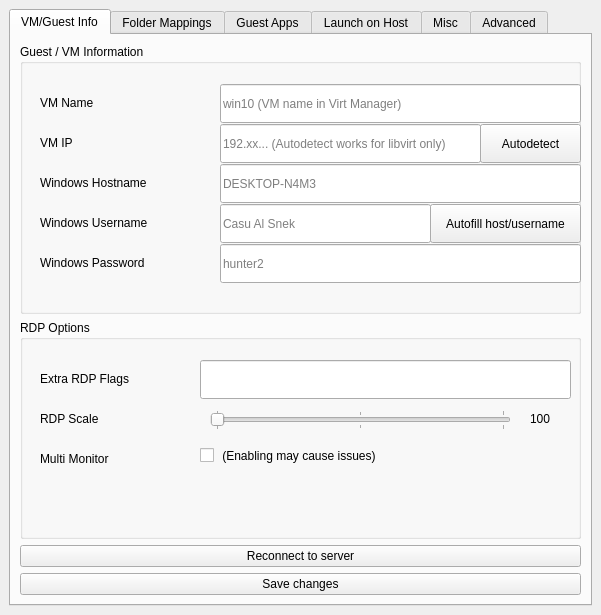
<?xml version="1.0" encoding="UTF-8"?>
<ui version="4.0">
 <class>MainWindow</class>
 <widget class="QMainWindow" name="MainWindow">
  <property name="geometry">
   <rect>
    <x>0</x>
    <y>0</y>
    <width>601</width>
    <height>615</height>
   </rect>
  </property>
  <property name="minimumSize">
   <size>
    <width>600</width>
    <height>615</height>
   </size>
  </property>
  <property name="windowTitle">
   <string>Cassowary configuration (Linux)</string>
  </property>
  <property name="windowIcon">
   <iconset theme="desktop">
    <normaloff>.</normaloff>.</iconset>
  </property>
  <widget class="QWidget" name="centralwidget">
   <layout class="QVBoxLayout" name="verticalLayout_2">
    <item>
     <widget class="QTabWidget" name="main_tabs">
      <property name="currentIndex">
       <number>0</number>
      </property>
      <widget class="QWidget" name="tab_info">
       <attribute name="title">
        <string>VM/Guest Info</string>
       </attribute>
       <layout class="QVBoxLayout" name="verticalLayout_6">
        <item>
         <widget class="QGroupBox" name="groupBox_2">
          <property name="sizePolicy">
           <sizepolicy hsizetype="Preferred" vsizetype="Minimum">
            <horstretch>0</horstretch>
            <verstretch>0</verstretch>
           </sizepolicy>
          </property>
          <property name="minimumSize">
           <size>
            <width>530</width>
            <height>270</height>
           </size>
          </property>
          <property name="title">
           <string>Guest / VM Information</string>
          </property>
          <widget class="QLabel" name="lb_hostname">
           <property name="geometry">
            <rect>
             <x>20</x>
             <y>130</y>
             <width>171</width>
             <height>17</height>
            </rect>
           </property>
           <property name="text">
            <string>Windows Hostname</string>
           </property>
          </widget>
          <widget class="QLabel" name="lb_username">
           <property name="geometry">
            <rect>
             <x>20</x>
             <y>170</y>
             <width>171</width>
             <height>17</height>
            </rect>
           </property>
           <property name="text">
            <string>Windows Username </string>
           </property>
          </widget>
          <widget class="QLabel" name="lp_password">
           <property name="geometry">
            <rect>
             <x>20</x>
             <y>210</y>
             <width>171</width>
             <height>17</height>
            </rect>
           </property>
           <property name="text">
            <string>Windows Password </string>
           </property>
          </widget>
          <widget class="QLabel" name="lb_vmname">
           <property name="geometry">
            <rect>
             <x>20</x>
             <y>50</y>
             <width>111</width>
             <height>17</height>
            </rect>
           </property>
           <property name="text">
            <string>VM Name </string>
           </property>
          </widget>
          <widget class="QLabel" name="lb_vmip">
           <property name="geometry">
            <rect>
             <x>20</x>
             <y>90</y>
             <width>171</width>
             <height>17</height>
            </rect>
           </property>
           <property name="text">
            <string>VM IP</string>
           </property>
          </widget>
          <widget class="QPushButton" name="btn_ipautodetect">
           <property name="geometry">
            <rect>
             <x>460</x>
             <y>80</y>
             <width>101</width>
             <height>39</height>
            </rect>
           </property>
           <property name="text">
            <string>Autodetect</string>
           </property>
          </widget>
          <widget class="QLineEdit" name="inp_hostname">
           <property name="geometry">
            <rect>
             <x>200</x>
             <y>120</y>
             <width>361</width>
             <height>39</height>
            </rect>
           </property>
           <property name="text">
            <string/>
           </property>
           <property name="placeholderText">
            <string>DESKTOP-N4M3</string>
           </property>
          </widget>
          <widget class="QLineEdit" name="inp_username">
           <property name="geometry">
            <rect>
             <x>200</x>
             <y>160</y>
             <width>211</width>
             <height>39</height>
            </rect>
           </property>
           <property name="text">
            <string/>
           </property>
           <property name="placeholderText">
            <string>Casu Al Snek</string>
           </property>
          </widget>
          <widget class="QLineEdit" name="inp_password">
           <property name="geometry">
            <rect>
             <x>200</x>
             <y>200</y>
             <width>361</width>
             <height>39</height>
            </rect>
           </property>
           <property name="text">
            <string/>
           </property>
           <property name="echoMode">
            <enum>QLineEdit::Normal</enum>
           </property>
           <property name="placeholderText">
            <string>hunter2</string>
           </property>
           <property name="cursorMoveStyle">
            <enum>Qt::LogicalMoveStyle</enum>
           </property>
           <property name="clearButtonEnabled">
            <bool>true</bool>
           </property>
          </widget>
          <widget class="QLineEdit" name="inp_vmname">
           <property name="geometry">
            <rect>
             <x>200</x>
             <y>40</y>
             <width>361</width>
             <height>39</height>
            </rect>
           </property>
           <property name="text">
            <string/>
           </property>
           <property name="placeholderText">
            <string>win10 (VM name in Virt Manager)</string>
           </property>
          </widget>
          <widget class="QLineEdit" name="inp_vmip">
           <property name="geometry">
            <rect>
             <x>200</x>
             <y>80</y>
             <width>261</width>
             <height>39</height>
            </rect>
           </property>
           <property name="text">
            <string/>
           </property>
           <property name="placeholderText">
            <string>192.xx... (Autodetect works for libvirt only)</string>
           </property>
          </widget>
          <widget class="QPushButton" name="btn_autofill">
           <property name="geometry">
            <rect>
             <x>410</x>
             <y>160</y>
             <width>151</width>
             <height>39</height>
            </rect>
           </property>
           <property name="text">
            <string>Autofill host/username</string>
           </property>
          </widget>
         </widget>
        </item>
        <item>
         <widget class="QGroupBox" name="groupBox_3">
          <property name="minimumSize">
           <size>
            <width>0</width>
            <height>170</height>
           </size>
          </property>
          <property name="title">
           <string>RDP Options</string>
          </property>
          <widget class="QLineEdit" name="inp_rdpflags">
           <property name="geometry">
            <rect>
             <x>180</x>
             <y>40</y>
             <width>371</width>
             <height>39</height>
            </rect>
           </property>
           <property name="clearButtonEnabled">
            <bool>true</bool>
           </property>
          </widget>
          <widget class="QLabel" name="lb_rdpflags">
           <property name="geometry">
            <rect>
             <x>20</x>
             <y>50</y>
             <width>121</width>
             <height>17</height>
            </rect>
           </property>
           <property name="text">
            <string>Extra RDP Flags </string>
           </property>
          </widget>
          <widget class="QLabel" name="lb_rdpmultimon">
           <property name="geometry">
            <rect>
             <x>20</x>
             <y>130</y>
             <width>121</width>
             <height>17</height>
            </rect>
           </property>
           <property name="text">
            <string>Multi Monitor</string>
           </property>
          </widget>
          <widget class="QCheckBox" name="inp_rdpmultimon">
           <property name="geometry">
            <rect>
             <x>180</x>
             <y>120</y>
             <width>231</width>
             <height>31</height>
            </rect>
           </property>
           <property name="text">
            <string> (Enabling may cause issues)</string>
           </property>
          </widget>
          <widget class="QLabel" name="lb_rdp_scale">
           <property name="geometry">
            <rect>
             <x>20</x>
             <y>90</y>
             <width>91</width>
             <height>17</height>
            </rect>
           </property>
           <property name="text">
            <string>RDP Scale</string>
           </property>
          </widget>
          <widget class="QSlider" name="inp_rdpscale">
           <property name="geometry">
            <rect>
             <x>190</x>
             <y>90</y>
             <width>301</width>
             <height>20</height>
            </rect>
           </property>
           <property name="minimum">
            <number>0</number>
           </property>
           <property name="maximum">
            <number>2</number>
           </property>
           <property name="pageStep">
            <number>1</number>
           </property>
           <property name="orientation">
            <enum>Qt::Horizontal</enum>
           </property>
           <property name="tickPosition">
            <enum>QSlider::TicksBothSides</enum>
           </property>
          </widget>
          <widget class="QLabel" name="lbl_rdpscalevalue">
           <property name="geometry">
            <rect>
             <x>510</x>
             <y>90</y>
             <width>31</width>
             <height>17</height>
            </rect>
           </property>
           <property name="text">
            <string>100</string>
           </property>
          </widget>
         </widget>
        </item>
        <item>
         <widget class="QPushButton" name="btn_reconnect">
          <property name="text">
           <string>Reconnect to server</string>
          </property>
         </widget>
        </item>
        <item>
         <widget class="QPushButton" name="btn_savegconf">
          <property name="text">
           <string>Save changes</string>
          </property>
         </widget>
        </item>
       </layout>
      </widget>
      <widget class="QWidget" name="tab_mapping">
       <attribute name="title">
        <string>Folder Mappings</string>
       </attribute>
       <layout class="QVBoxLayout" name="verticalLayout">
        <item>
         <widget class="QTabWidget" name="tab_mappings0">
          <property name="currentIndex">
           <number>0</number>
          </property>
          <widget class="QWidget" name="tab_mappings02">
           <attribute name="title">
            <string>Windows -&gt; Linux</string>
           </attribute>
           <layout class="QVBoxLayout" name="verticalLayout_4">
            <item>
             <widget class="QLabel" name="lb_mapw2linfo">
              <property name="text">
               <string>Directories from host that are shared to guest. 
(Files from disabled location cannot be launched on launched on windows.</string>
              </property>
              <property name="wordWrap">
               <bool>true</bool>
              </property>
             </widget>
            </item>
            <item>
             <widget class="QTableWidget" name="tbl_shares">
              <property name="sizeAdjustPolicy">
               <enum>QAbstractScrollArea::AdjustToContents</enum>
              </property>
              <property name="editTriggers">
               <set>QAbstractItemView::NoEditTriggers</set>
              </property>
              <property name="showDropIndicator" stdset="0">
               <bool>true</bool>
              </property>
              <property name="alternatingRowColors">
               <bool>true</bool>
              </property>
              <property name="showGrid">
               <bool>false</bool>
              </property>
              <property name="wordWrap">
               <bool>false</bool>
              </property>
              <property name="cornerButtonEnabled">
               <bool>false</bool>
              </property>
              <attribute name="horizontalHeaderCascadingSectionResizes">
               <bool>false</bool>
              </attribute>
              <attribute name="horizontalHeaderHighlightSections">
               <bool>false</bool>
              </attribute>
              <attribute name="horizontalHeaderStretchLastSection">
               <bool>true</bool>
              </attribute>
              <attribute name="verticalHeaderHighlightSections">
               <bool>false</bool>
              </attribute>
              <attribute name="verticalHeaderStretchLastSection">
               <bool>false</bool>
              </attribute>
              <column>
               <property name="text">
                <string>Drive</string>
               </property>
              </column>
              <column>
               <property name="text">
                <string>UNC Path</string>
               </property>
              </column>
              <column>
               <property name="text">
                <string>Status</string>
               </property>
              </column>
              <column>
               <property name="text">
                <string>Action</string>
               </property>
              </column>
             </widget>
            </item>
            <item>
             <widget class="QFrame" name="frame_mountbtns">
              <property name="frameShape">
               <enum>QFrame::StyledPanel</enum>
              </property>
              <property name="frameShadow">
               <enum>QFrame::Raised</enum>
              </property>
              <layout class="QHBoxLayout" name="horizontalLayout_2">
               <item>
                <widget class="QPushButton" name="btn_mountall">
                 <property name="text">
                  <string>Mount All</string>
                 </property>
                </widget>
               </item>
               <item>
                <widget class="QPushButton" name="btn_unmountall">
                 <property name="text">
                  <string>Unmount All</string>
                 </property>
                </widget>
               </item>
              </layout>
             </widget>
            </item>
            <item>
             <widget class="QPushButton" name="btn_newshare">
              <property name="text">
               <string>Create New Share</string>
              </property>
             </widget>
            </item>
           </layout>
          </widget>
          <widget class="QWidget" name="tab_mappings01">
           <attribute name="title">
            <string>Linux -&gt; Windows</string>
           </attribute>
           <layout class="QVBoxLayout" name="verticalLayout_3">
            <item>
             <widget class="QLabel" name="lb_mapl2winfo">
              <property name="text">
               <string>Directories from host that are shared to guest. 
(Files from disabled location cannot be launched on launched on windows.

 Note that only directories inside of 'Shared linux root directory' from advanced tab can be mapped from this menu</string>
              </property>
              <property name="wordWrap">
               <bool>true</bool>
              </property>
             </widget>
            </item>
            <item>
             <widget class="QTableWidget" name="tbl_maps">
              <property name="sizeAdjustPolicy">
               <enum>QAbstractScrollArea::AdjustToContents</enum>
              </property>
              <property name="editTriggers">
               <set>QAbstractItemView::NoEditTriggers</set>
              </property>
              <property name="showDropIndicator" stdset="0">
               <bool>true</bool>
              </property>
              <property name="alternatingRowColors">
               <bool>true</bool>
              </property>
              <property name="showGrid">
               <bool>false</bool>
              </property>
              <property name="wordWrap">
               <bool>false</bool>
              </property>
              <property name="cornerButtonEnabled">
               <bool>false</bool>
              </property>
              <attribute name="horizontalHeaderCascadingSectionResizes">
               <bool>false</bool>
              </attribute>
              <attribute name="horizontalHeaderHighlightSections">
               <bool>false</bool>
              </attribute>
              <attribute name="horizontalHeaderStretchLastSection">
               <bool>true</bool>
              </attribute>
              <attribute name="verticalHeaderHighlightSections">
               <bool>false</bool>
              </attribute>
              <attribute name="verticalHeaderStretchLastSection">
               <bool>false</bool>
              </attribute>
              <column>
               <property name="text">
                <string>Local Path</string>
               </property>
              </column>
              <column>
               <property name="text">
                <string>Network Path</string>
               </property>
              </column>
              <column>
               <property name="text">
                <string>Mapped to</string>
               </property>
              </column>
              <column>
               <property name="text">
                <string>Action</string>
               </property>
              </column>
             </widget>
            </item>
            <item>
             <widget class="QLabel" name="lb_notemap">
              <property name="text">
               <string>Shared linux root directory set on advanced tab is always mapped to Z:\</string>
              </property>
             </widget>
            </item>
            <item>
             <widget class="QPushButton" name="btn_newmap">
              <property name="text">
               <string>Create New Map</string>
              </property>
             </widget>
            </item>
           </layout>
          </widget>
         </widget>
        </item>
       </layout>
      </widget>
      <widget class="QWidget" name="tab_apps">
       <attribute name="title">
        <string>Guest Apps</string>
       </attribute>
       <layout class="QVBoxLayout" name="verticalLayout_5">
        <item>
         <widget class="QLabel" name="lb_guestapp">
          <property name="text">
           <string>Create shortcuts for windows applications</string>
          </property>
         </widget>
        </item>
        <item>
         <widget class="QTableWidget" name="tbl_installedapps">
          <property name="editTriggers">
           <set>QAbstractItemView::NoEditTriggers</set>
          </property>
          <property name="selectionMode">
           <enum>QAbstractItemView::NoSelection</enum>
          </property>
          <property name="wordWrap">
           <bool>false</bool>
          </property>
          <attribute name="horizontalHeaderHighlightSections">
           <bool>false</bool>
          </attribute>
          <attribute name="horizontalHeaderStretchLastSection">
           <bool>true</bool>
          </attribute>
          <attribute name="verticalHeaderHighlightSections">
           <bool>false</bool>
          </attribute>
          <column>
           <property name="text">
            <string>Name</string>
           </property>
          </column>
          <column>
           <property name="text">
            <string>Version</string>
           </property>
          </column>
          <column>
           <property name="text">
            <string>Action</string>
           </property>
          </column>
         </widget>
        </item>
        <item>
         <widget class="QPushButton" name="btn_scanapp">
          <property name="text">
           <string>Scan Installed Apps</string>
          </property>
         </widget>
        </item>
       </layout>
      </widget>
      <widget class="QWidget" name="tab_associations">
       <attribute name="title">
        <string>Launch on Host</string>
       </attribute>
       <layout class="QVBoxLayout" name="verticalLayout_7">
        <item>
         <widget class="QLabel" name="label_11">
          <property name="text">
           <string>The files extensions set here are opened with your linux host applications if they are opened
or double click on host system. 
If you add &quot;jpg&quot; here, it will use your linux image viewer instead of windows image viewer even if it wa opened in windows</string>
          </property>
         </widget>
        </item>
        <item>
         <widget class="QTableWidget" name="tbl_associations">
          <property name="editTriggers">
           <set>QAbstractItemView::NoEditTriggers</set>
          </property>
          <property name="selectionMode">
           <enum>QAbstractItemView::NoSelection</enum>
          </property>
          <property name="wordWrap">
           <bool>false</bool>
          </property>
          <attribute name="horizontalHeaderHighlightSections">
           <bool>false</bool>
          </attribute>
          <attribute name="horizontalHeaderStretchLastSection">
           <bool>false</bool>
          </attribute>
          <attribute name="verticalHeaderHighlightSections">
           <bool>false</bool>
          </attribute>
          <column>
           <property name="text">
            <string>File extension</string>
           </property>
          </column>
          <column>
           <property name="text">
            <string>Action</string>
           </property>
          </column>
         </widget>
        </item>
        <item>
         <widget class="QFrame" name="frame">
          <property name="frameShape">
           <enum>QFrame::StyledPanel</enum>
          </property>
          <property name="frameShadow">
           <enum>QFrame::Raised</enum>
          </property>
          <layout class="QHBoxLayout" name="horizontalLayout">
           <item>
            <widget class="QLineEdit" name="btn_fileformat">
             <property name="placeholderText">
              <string>png (Type a file extension without dot '.' )</string>
             </property>
            </widget>
           </item>
           <item>
            <widget class="QPushButton" name="btn_newassoc">
             <property name="text">
              <string>Add new association</string>
             </property>
            </widget>
           </item>
          </layout>
         </widget>
        </item>
       </layout>
      </widget>
      <widget class="QWidget" name="tab_misc">
       <attribute name="title">
        <string>Misc</string>
       </attribute>
       <layout class="QVBoxLayout" name="verticalLayout_8">
        <item>
         <widget class="QLabel" name="label">
          <property name="maximumSize">
           <size>
            <width>16777215</width>
            <height>20</height>
           </size>
          </property>
          <property name="text">
           <string>Buttons to perform basic function and fix some errors</string>
          </property>
         </widget>
        </item>
        <item>
         <widget class="QFrame" name="frame_2">
          <property name="frameShape">
           <enum>QFrame::StyledPanel</enum>
          </property>
          <property name="frameShadow">
           <enum>QFrame::Raised</enum>
          </property>
          <widget class="QPushButton" name="btn_killfreerdp">
           <property name="geometry">
            <rect>
             <x>390</x>
             <y>20</y>
             <width>171</width>
             <height>39</height>
            </rect>
           </property>
           <property name="text">
            <string>Kill FreeRDP</string>
           </property>
          </widget>
          <widget class="QLabel" name="label_2">
           <property name="geometry">
            <rect>
             <x>20</x>
             <y>30</y>
             <width>361</width>
             <height>17</height>
            </rect>
           </property>
           <property name="text">
            <string>Apps are glitchy and wont work</string>
           </property>
          </widget>
          <widget class="QLabel" name="label_3">
           <property name="geometry">
            <rect>
             <x>20</x>
             <y>70</y>
             <width>361</width>
             <height>17</height>
            </rect>
           </property>
           <property name="text">
            <string>Launch full RDP session</string>
           </property>
          </widget>
          <widget class="QPushButton" name="btn_fullrdp">
           <property name="geometry">
            <rect>
             <x>390</x>
             <y>60</y>
             <width>171</width>
             <height>39</height>
            </rect>
           </property>
           <property name="text">
            <string>Launch</string>
           </property>
          </widget>
          <widget class="QLabel" name="label_4">
           <property name="geometry">
            <rect>
             <x>20</x>
             <y>110</y>
             <width>361</width>
             <height>17</height>
            </rect>
           </property>
           <property name="text">
            <string>Force Reboot VM</string>
           </property>
          </widget>
          <widget class="QPushButton" name="btn_restart">
           <property name="geometry">
            <rect>
             <x>390</x>
             <y>100</y>
             <width>171</width>
             <height>39</height>
            </rect>
           </property>
           <property name="text">
            <string>Reboot</string>
           </property>
          </widget>
          <widget class="QLabel" name="label_5">
           <property name="geometry">
            <rect>
             <x>20</x>
             <y>230</y>
             <width>361</width>
             <height>17</height>
            </rect>
           </property>
           <property name="text">
            <string>Close active session</string>
           </property>
          </widget>
          <widget class="QPushButton" name="btn_closesessions">
           <property name="geometry">
            <rect>
             <x>390</x>
             <y>220</y>
             <width>171</width>
             <height>41</height>
            </rect>
           </property>
           <property name="text">
            <string>Close session</string>
           </property>
          </widget>
          <widget class="QPushButton" name="btn_serverstop">
           <property name="geometry">
            <rect>
             <x>390</x>
             <y>180</y>
             <width>171</width>
             <height>41</height>
            </rect>
           </property>
           <property name="text">
            <string>Stop</string>
           </property>
          </widget>
          <widget class="QLabel" name="label_6">
           <property name="geometry">
            <rect>
             <x>20</x>
             <y>190</y>
             <width>371</width>
             <height>17</height>
            </rect>
           </property>
           <property name="text">
            <string>Stop server</string>
           </property>
          </widget>
          <widget class="QLabel" name="label_7">
           <property name="geometry">
            <rect>
             <x>20</x>
             <y>460</y>
             <width>521</width>
             <height>41</height>
            </rect>
           </property>
           <property name="text">
            <string>Use apps from Windows Store only in full RDP session if possible, 
App like Windows 10's Photoviewer will generate a lot of glitches.</string>
           </property>
           <property name="wordWrap">
            <bool>true</bool>
           </property>
          </widget>
          <widget class="QPushButton" name="btn_vmoff">
           <property name="geometry">
            <rect>
             <x>390</x>
             <y>140</y>
             <width>171</width>
             <height>39</height>
            </rect>
           </property>
           <property name="text">
            <string>Power off</string>
           </property>
          </widget>
          <widget class="QLabel" name="label_8">
           <property name="geometry">
            <rect>
             <x>20</x>
             <y>150</y>
             <width>361</width>
             <height>17</height>
            </rect>
           </property>
           <property name="text">
            <string>Power off VM</string>
           </property>
          </widget>
          <widget class="QLabel" name="label_9">
           <property name="geometry">
            <rect>
             <x>20</x>
             <y>270</y>
             <width>261</width>
             <height>17</height>
            </rect>
           </property>
           <property name="text">
            <string>Setup Background Service autostart</string>
           </property>
          </widget>
          <widget class="QPushButton" name="btn_setupautostart">
           <property name="geometry">
            <rect>
             <x>390</x>
             <y>260</y>
             <width>171</width>
             <height>41</height>
            </rect>
           </property>
           <property name="text">
            <string>Setup Autostart</string>
           </property>
          </widget>
          <widget class="QLabel" name="label_10">
           <property name="geometry">
            <rect>
             <x>20</x>
             <y>310</y>
             <width>261</width>
             <height>17</height>
            </rect>
           </property>
           <property name="text">
            <string>Create Application menu shortcut</string>
           </property>
          </widget>
          <widget class="QPushButton" name="btn_createdesktop">
           <property name="geometry">
            <rect>
             <x>390</x>
             <y>300</y>
             <width>171</width>
             <height>41</height>
            </rect>
           </property>
           <property name="text">
            <string>Create</string>
           </property>
          </widget>
         </widget>
        </item>
       </layout>
      </widget>
      <widget class="QWidget" name="tab_advanced">
       <attribute name="title">
        <string>Advanced</string>
       </attribute>
       <layout class="QVBoxLayout" name="verticalLayout_9">
        <item>
         <widget class="QFrame" name="frame_3">
          <property name="frameShape">
           <enum>QFrame::StyledPanel</enum>
          </property>
          <property name="frameShadow">
           <enum>QFrame::Raised</enum>
          </property>
          <widget class="QLabel" name="lb_mountroot">
           <property name="geometry">
            <rect>
             <x>20</x>
             <y>20</y>
             <width>221</width>
             <height>17</height>
            </rect>
           </property>
           <property name="text">
            <string>Windows Share mount root</string>
           </property>
          </widget>
          <widget class="QPushButton" name="btn_choosemountroot">
           <property name="geometry">
            <rect>
             <x>520</x>
             <y>10</y>
             <width>41</width>
             <height>39</height>
            </rect>
           </property>
           <property name="text">
            <string>:</string>
           </property>
          </widget>
          <widget class="QLineEdit" name="inp_mountroot">
           <property name="geometry">
            <rect>
             <x>290</x>
             <y>10</y>
             <width>221</width>
             <height>39</height>
            </rect>
           </property>
           <property name="text">
            <string/>
           </property>
           <property name="placeholderText">
            <string>/mnt/casualmount (No '/' at last)</string>
           </property>
          </widget>
          <widget class="QLineEdit" name="inp_defterm">
           <property name="geometry">
            <rect>
             <x>290</x>
             <y>90</y>
             <width>271</width>
             <height>39</height>
            </rect>
           </property>
           <property name="text">
            <string/>
           </property>
           <property name="placeholderText">
            <string>xterm</string>
           </property>
           <property name="cursorMoveStyle">
            <enum>Qt::LogicalMoveStyle</enum>
           </property>
           <property name="clearButtonEnabled">
            <bool>true</bool>
           </property>
          </widget>
          <widget class="QLabel" name="lb_term">
           <property name="geometry">
            <rect>
             <x>20</x>
             <y>100</y>
             <width>221</width>
             <height>17</height>
            </rect>
           </property>
           <property name="text">
            <string>Default Terminal</string>
           </property>
          </widget>
          <widget class="QLabel" name="lb_funnsessionrdp">
           <property name="geometry">
            <rect>
             <x>20</x>
             <y>140</y>
             <width>221</width>
             <height>17</height>
            </rect>
           </property>
           <property name="text">
            <string>RDP client for Full Session</string>
           </property>
          </widget>
          <widget class="QComboBox" name="inp_fullrdc">
           <property name="geometry">
            <rect>
             <x>290</x>
             <y>130</y>
             <width>271</width>
             <height>39</height>
            </rect>
           </property>
           <item>
            <property name="text">
             <string>xfreerdp</string>
            </property>
           </item>
           <item>
            <property name="text">
             <string>wlfreerdp</string>
            </property>
           </item>
          </widget>
          <widget class="QComboBox" name="inp_apprdc">
           <property name="geometry">
            <rect>
             <x>290</x>
             <y>170</y>
             <width>271</width>
             <height>39</height>
            </rect>
           </property>
           <item>
            <property name="text">
             <string>xfreerdp</string>
            </property>
           </item>
           <item>
            <property name="text">
             <string>wlfreerdp</string>
            </property>
           </item>
          </widget>
          <widget class="QLabel" name="lb_appsessionrdp">
           <property name="geometry">
            <rect>
             <x>20</x>
             <y>180</y>
             <width>221</width>
             <height>17</height>
            </rect>
           </property>
           <property name="text">
            <string>RDP client for App Session</string>
           </property>
          </widget>
          <widget class="QLabel" name="lb_secondsbeforesus">
           <property name="geometry">
            <rect>
             <x>20</x>
             <y>260</y>
             <width>261</width>
             <height>17</height>
            </rect>
           </property>
           <property name="text">
            <string>Seconds of inactivity beforesuspending VM</string>
           </property>
          </widget>
          <widget class="QLabel" name="lb_enablesuspend">
           <property name="geometry">
            <rect>
             <x>20</x>
             <y>300</y>
             <width>271</width>
             <height>17</height>
            </rect>
           </property>
           <property name="text">
            <string>Enable VM suspend on inactivity</string>
           </property>
          </widget>
          <widget class="QCheckBox" name="inp_enbsuspend">
           <property name="geometry">
            <rect>
             <x>300</x>
             <y>301</y>
             <width>251</width>
             <height>20</height>
            </rect>
           </property>
           <property name="text">
            <string>Enable</string>
           </property>
          </widget>
          <widget class="QSpinBox" name="inp_sleepd">
           <property name="geometry">
            <rect>
             <x>290</x>
             <y>250</y>
             <width>271</width>
             <height>39</height>
            </rect>
           </property>
           <property name="buttonSymbols">
            <enum>QAbstractSpinBox::PlusMinus</enum>
           </property>
           <property name="minimum">
            <number>4</number>
           </property>
           <property name="maximum">
            <number>999999999</number>
           </property>
          </widget>
          <widget class="QLabel" name="lb_libvirturi">
           <property name="geometry">
            <rect>
             <x>20</x>
             <y>220</y>
             <width>221</width>
             <height>17</height>
            </rect>
           </property>
           <property name="text">
            <string>libvirt URI</string>
           </property>
          </widget>
          <widget class="QLineEdit" name="inp_libvirturi">
           <property name="geometry">
            <rect>
             <x>290</x>
             <y>210</y>
             <width>271</width>
             <height>39</height>
            </rect>
           </property>
           <property name="text">
            <string>qemu:///system</string>
           </property>
           <property name="placeholderText">
            <string>qemu:///system</string>
           </property>
           <property name="cursorMoveStyle">
            <enum>Qt::LogicalMoveStyle</enum>
           </property>
           <property name="clearButtonEnabled">
            <bool>true</bool>
           </property>
          </widget>
          <widget class="QCheckBox" name="inp_susnotif">
           <property name="geometry">
            <rect>
             <x>300</x>
             <y>341</y>
             <width>251</width>
             <height>20</height>
            </rect>
           </property>
           <property name="text">
            <string>Enable</string>
           </property>
          </widget>
          <widget class="QLabel" name="lb_enablesuspend_notig">
           <property name="geometry">
            <rect>
             <x>20</x>
             <y>340</y>
             <width>281</width>
             <height>17</height>
            </rect>
           </property>
           <property name="text">
            <string>Send notification when VM suspends</string>
           </property>
          </widget>
          <widget class="QLineEdit" name="inp_sharedroot">
           <property name="geometry">
            <rect>
             <x>290</x>
             <y>50</y>
             <width>221</width>
             <height>39</height>
            </rect>
           </property>
           <property name="text">
            <string/>
           </property>
           <property name="placeholderText">
            <string>/ ( changing isn't recommended)</string>
           </property>
          </widget>
          <widget class="QLabel" name="lb_sharedroot">
           <property name="geometry">
            <rect>
             <x>20</x>
             <y>60</y>
             <width>221</width>
             <height>17</height>
            </rect>
           </property>
           <property name="text">
            <string>Shared linux root directory</string>
           </property>
          </widget>
          <widget class="QPushButton" name="btn_chooseshareroot">
           <property name="geometry">
            <rect>
             <x>520</x>
             <y>50</y>
             <width>41</width>
             <height>39</height>
            </rect>
           </property>
           <property name="text">
            <string>:</string>
           </property>
          </widget>
          <widget class="QLabel" name="lb_enablesoftlaunch">
           <property name="geometry">
            <rect>
             <x>20</x>
             <y>380</y>
             <width>281</width>
             <height>17</height>
            </rect>
           </property>
           <property name="text">
            <string>Prefer using server to launch applications</string>
           </property>
          </widget>
          <widget class="QCheckBox" name="inp_softlaunch">
           <property name="geometry">
            <rect>
             <x>300</x>
             <y>380</y>
             <width>251</width>
             <height>20</height>
            </rect>
           </property>
           <property name="text">
            <string>Enable</string>
           </property>
          </widget>
         </widget>
        </item>
        <item>
         <widget class="QPushButton" name="btn_savegconf_2">
          <property name="text">
           <string>Save changes</string>
          </property>
         </widget>
        </item>
       </layout>
      </widget>
     </widget>
    </item>
   </layout>
  </widget>
 </widget>
 <resources/>
 <connections/>
</ui>
